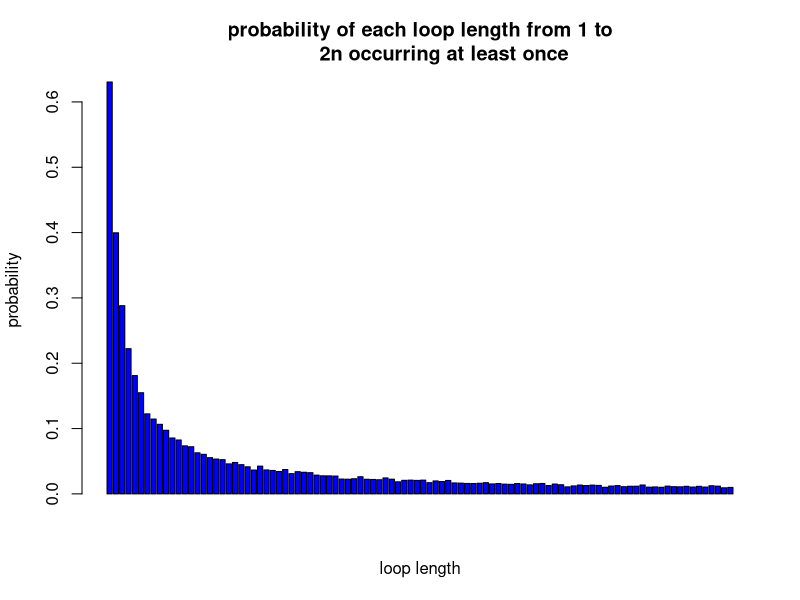

The R source for this figure:

#Aysu Ismayilova (s2295782)
#Xiaoxian Zhang (s2287323)
#Xiaolin Yan (s2326461)

# the link:

# Contributions: each of us contributed 1/3 of the job.


Pone <- function(n,k,strategy, nreps){ #A function to calculate the probability that one prisoner finds his number 
  #given n- number of tries(max number of boxes he can open), k-prisoner's number, the strategy and number of iterations
  N <- 2*n 
  results = rep(0,nreps)  #initialise vector of results
  if(strategy != 3){  #for strategies except strategy 3 (that is, 1 and 2)
    for(i in 1:nreps) {  #loop over nreps
      boxes = sample(1:N,N) #sample boxes
     #we have 2*n prisoners
      foundIt = 0 #initialise number of prisoners who found their numbers
      #loop over prisoners
        tries = 1
        if(strategy == 1){  #consider a strategy 1
          path = c(k) #keep track of the path of a prisoner
          inBox = boxes[k] # prisoner opens a box with his number
        }else if(strategy == 2){ #consider a strategy 2
          path = c(sample(1:N,1)) #sample random box  
          inBox = boxes[path]  #firstly prisoner opens a random box
        }
        while(tries <= n) { #prisoners can open at most n boxes
          path = c(path, inBox) 		#keep track of a path	 			
          if(inBox == k) { 	#check if the number inside of the box coincides with the prisoner's number		
            foundIt = foundIt + 1   #if yes then update foundIt
            break; 			} 
          else { 					
            inBox = boxes[inBox] 			} #if no, then follow this number in the next box
          tries = tries+1 		} 		 		#update number of tries
      
      results[i] = foundIt  #how many prisoners found their numbers
    }
  }else{ #strategy3
    for(i in 1:nreps) {
      inboxes <- sample(1:N,N)[1:n]  # we randomly choose n boxes with n cards in them
      results[i] <- match(k,inboxes) #check if the prisoner finds his number and repeat it nrep number of times and store each result in results[i]
                                     #if a prisoner finds his number it will be an integer, otherwise NA 
      results <- length(results[which(is.na(results)== FALSE)])#we count how many results are integers. In other words in nreps times of simulation how many times  
                                                               #a prisoner with number k found his number
    }       
  }
  
  prob = sum(results)/(nreps)
  
  return(prob)
}




Pall <- function(n, strategy, nreps){#A function to calculate the probability of all prisoners finding their numbers given #given n -number of tries(max of boxes they can open), the strategy and number of iterations
  N <- 2*n #number of prsioners
  results = rep(0,nreps) #initialising results to 0
  if(strategy != 3){ #consider a strategy different from 3, that is, strategies 1 and 2
    for(i in 1:nreps) { #loop over iterations
      boxes = sample(1:N,N) #sample boxes
      prisoners = 1:N #we have N prisoners
      foundIt = 0 #initialising number of prisoners who found their numbers to zero
      for(prisoner in prisoners) {#loop over all prisoners
        tries = 1 
        
        if(strategy == 1){ #consider strategy1
        path = c(prisoner) #keep track of a path of a prisoner
        inBox = boxes[prisoner] #prisoner opens the box with his number on it
        }else if(strategy == 2){ #consider strategy2
          path = c(sample(1:N,1)) #sample boxes
          inBox = boxes[path]#keep track of a path of a prisoner
        }
        
        while(tries <= n) { #while prisoner does not open at most n boxes
          path = c(path, inBox) #keep track of the path of a prisoner			 			
          if(inBox == prisoner) { 	#check if the card inside of a box coincides with the prisoner's number			
            foundIt = foundIt + 1 	#if yes, update	foundIt		
            break; 			} 
          else { 					
            inBox = boxes[inBox] 			} #if no, follow this number in the next box				
          tries = tries+1 		} 		#update tries 		
      }
      
      
      results[i] = foundIt #gives overall result of all prisoners who found their numbers 
    }
  }else{
    for(i in 1:nreps) {#loop over iterations
      prisoners <- 1:N #we have N prisoners
      temp <- numeric(N)#temporary
      
      for(j in prisoners){
        inboxes <- sample(1:N,N)[1:n]#we randomly choose n boxes with n cards in them
        temp[j] <- match(j,inboxes)#check if the jth prisoner finds his number and repeat it nreps times and store the result in temp
                                   #if the prisoner finds his number temp[j] will be an integer otherwise NA 
      }
      temp <- na.omit(temp) #drop all NA's 
      results[i] <- N-length(attributes(temp)$na.action) #N indicates the number of prisoners who did not find their number
                                                         #results shows how many prisoners found their numbers in ith simulation 
    }
    
    
  }
  
  prob = length(which(results==2*n))/nreps
  
  return(prob)
}



success_prob <- function(n,nreps){ 
  for (strategy in 1:3){ #loop over the strategies
    cat('In strategy', strategy,':',fill = TRUE)
    cat(" P(a single prisoner's success)=", {Pone(n,1,strategy,nreps)},fill = TRUE)
    cat(" P(all prisoners' success)=", {Pall(n,strategy,nreps)},fill = TRUE)
  }
}
success_prob(5,10000)# In case of n=5, we have:
#In strategy 1 :
# P(a single prisoner's success)= 0.4923
# P(all prisoners' success)= 0.3534
#In strategy 2 :
# P(a single prisoner's success)= 0.4056
# P(all prisoners' success)= 3e-04
#In strategy 3 :
# P(a single prisoner's success)= 1e-04
# P(all prisoners' success)= 0.0014

success_prob(50,10000)# In case of n=50, we have:
#In strategy 1 :
# P(a single prisoner's success)= 0.4995
# P(all prisoners' success)= 0.3089
#In strategy 2 :
# P(a single prisoner's success)= 0.3719
# P(all prisoners' success)= 0
#In strategy 3 :
# P(a single prisoner's success)= 1e-04
# P(all prisoners' success)= 0

# In strategy 1, the probability of all prisoners getting free is roughly 31%, but in other two strategies, the probabilities that they will be free are 0.




dloop <- function(n, nreps){ #creating the function dloop that takes number of boxes and number of iterations
  count_0 = rep(0, n*2) # initialise vector of length 2*n
  
  for (reps in 1:nreps){ #loop over nreps
    count_1 = rep(0, n*2) #initialise vector counting length of a loop 
    boxes = sample(n*2,n*2) #sample boxes 
   
    
    iteration_num = c() #initialising vector of numbers we will perform iterations over
    for (k in 1:(2*n)){ #loop over 2*n boxes 
      cycles = c() 
      if ((k %in% iteration_num) == FALSE){  #check if k coincides with the numbers over which we perform iterations
        cycles = append(cycles, k) #if not then append this value to that loop
        next_box = boxes[k] #follow the prisoner's number in next box
        while (next_box != k){ #we append the next boxes to the cycle until in one of the boxes we find the prisoner's number
                               #if we find the number the cycle is closed and we are done
          cycles = append(cycles, next_box)  #add next box to the cycle
          next_box =boxes[next_box] 
        }
        count_1[length(cycles)]=count_1[length(cycles)]+1 # count  number of boxes in cycles
        iteration_num = append(iteration_num, cycles) 
      }
    }
    index_0 = grep(0, count_1)
    count_0[index_0]=count_0[index_0]+1
  }
  prob_0 <- count_0/nreps #probability of a non-repeated loops (0 time)
  prob_1 <- 1- prob_0 #probability of an each loop 1:2n at least once
  return(prob_1)
}

prob <- dloop(50, 10000) 
barplot(prob,ylab = 'probability',xlab = 'loop length',col = 'blue',main = 'probability of each loop length from 1 to
        2n occurring at least once') #displaying barplot of probabilities

1-sum(prob[51:100]) #probability that there is no loop length greater than 50 


#Since the prisoner starts on the box of their own number they are, on the cycle that contains their card 

#By following the cycle around they will eventually end up at their card.

#The only issue is if prisoners can find their numbers before n boxes are opened.
#In fact, the maximum cycle length should be less than or equal to 50, and there can only be one cycle in any set that has a cycle greater than fifty and 
#after calculating the probability we get 0.319
# about 30 percent of the time, the length of the maximum chains formed will be less than 50 boxes and so all prisoners will be able to find their numbers before they open more than 50 boxes





